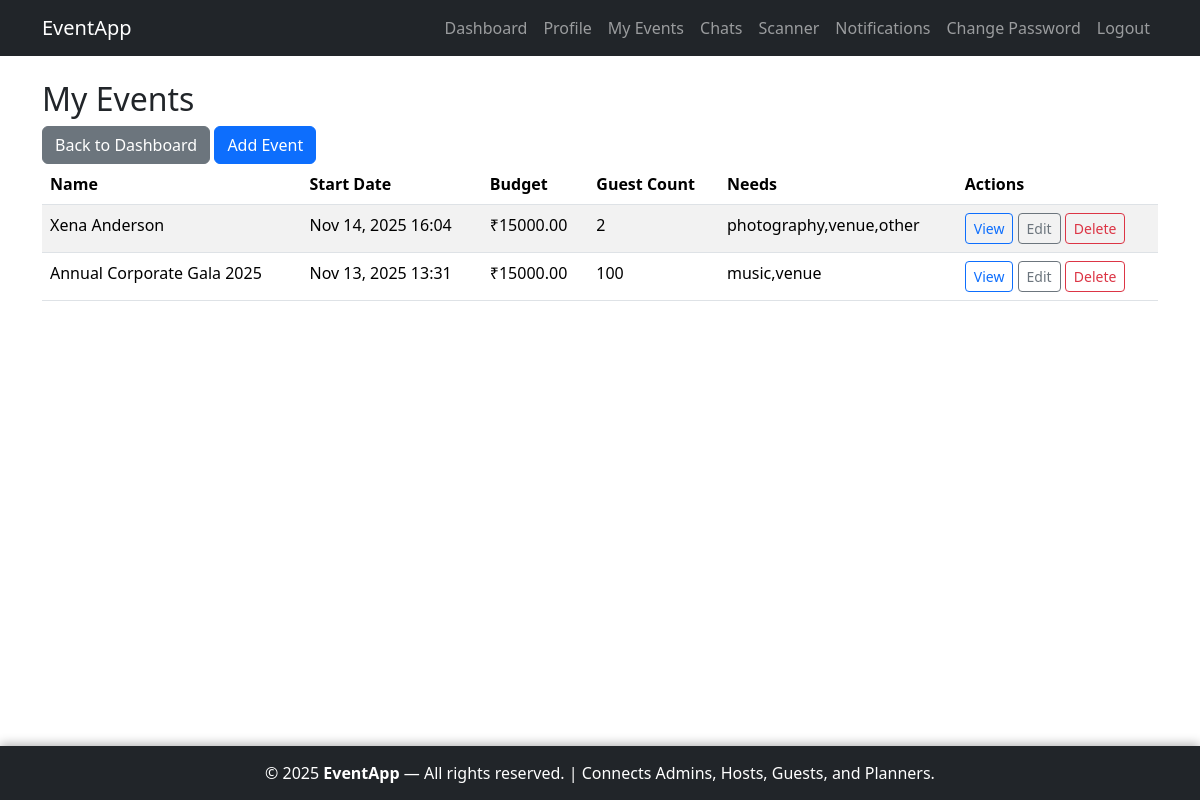
Page /host/events/ (signed in) on the committed database.
### host/models.py (models this page shows, shortened)
class Event(models.Model):
    NEEDS_CHOICES = [
        ('catering', 'Catering'),
        ('decorations', 'Decorations'),
        ('photography', 'Photography'),
        ('music', 'Music/DJ'),
        ('venue', 'Venue Setup'),
        ('other', 'Other'),
    ]
    host = models.ForeignKey(settings.AUTH_USER_MODEL, on_delete=models.CASCADE, related_name='events')
    name = models.CharField(max_length=255)
    start_date = models.DateTimeField()
    end_date = models.DateTimeField()
    budget = models.DecimalField(max_digits=10, decimal_places=2)
    guest_count = models.PositiveIntegerField()
    needs = models.CharField(max_length=255, blank=True)
    banner = models.ImageField(upload_to='events/', blank=True, null=True)
    venue_details = models.TextField(blank=True)
    created_at = models.DateTimeField(auto_now_add=True)
    updated_at = models.DateTimeField(auto_now=True)
    class Meta:
        ordering = ['-created_at']

### host/views.py (the view)
# urls.py: path('events/', views.EventListView.as_view(), name='event_list'),
class EventListView(LoginRequiredMixin, HostRequiredMixin, ListView):
    model = Event
    template_name = 'host/event_list.html'
    context_object_name = 'events'
    def get_queryset(self):
        return Event.objects.filter(host=self.request.user)

### host/views.py (called while the page is built)
    def test_func(self):
        return self.request.user.is_authenticated and self.request.user.role == 'host'

### host/templates/host/event_list.html (shortened to what this page needs)
{% extends 'accounts/base.html' %}
{% block content %}
<div class="row">
    <div class="col-12">
        <h2>My Events</h2>
        <a href="{% url 'host:dashboard' %}" class="btn btn-secondary">Back to Dashboard</a>
        <a href="{% url 'host:event_add' %}" class="btn btn-primary">Add Event</a>
    </div>
</div>
<div class="row">
    <div class="col-12">
        <div class="table-responsive">
            <table class="table table-striped">
                <thead>
                    <tr>
                        <th>Name</th>
                        <th>Start Date</th>
                        <th>Budget</th>
                        <th>Guest Count</th>
                        <th>Needs</th>
                        <th>Actions</th>
                    </tr>
                </thead>
                <tbody>
                    {% for event in events %}
                    <tr>
                        <td>{{ event.name }}</td>
                        <td>{{ event.start_date|date:"M d, Y H:i" }}</td>
                        <td>₹{{ event.budget }}</td>
                        <td>{{ event.guest_count }}</td>
                        <td>{{ event.needs }}</td>
                        <td>
                            <a href="{% url 'host:event_detail' event.pk %}" class="btn btn-sm btn-outline-primary">View</a>
                            <a href="{% url 'host:event_edit' event.pk %}" class="btn btn-sm btn-outline-secondary">Edit</a>
<form action="{% url 'host:event_delete' event.pk %}" method="POST" style="display:inline;">
    <button type="submit" class="btn btn-sm btn-outline-danger"
        onclick="return confirm('Are you sure you want to delete this event?');">
        Delete
    </button>
</form>
                        </td>
                    </tr>
                    {% empty %}
                    <tr><td colspan="6" class="text-center">No events found.</td></tr>
                    {% endfor %}
                </tbody>
            </table>
        </div>
    </div>
</div>
{% endblock %}

### accounts/templates/accounts/base.html (style rules this page uses)
html, body { height: 100%; margin: 0; }
body { display: flex; flex-direction: column; min-height: 100vh; }

### rows in the picture
Event: name "Xena Anderson", start_date "Nov 14, 2025 16:04", budget "15000.00", guest_count "2", needs "photography,venue,other"
Event: name "Annual Corporate Gala 2025", start_date "Nov 13, 2025 13:31", budget "15000.00", guest_count "100", needs "music,venue"
